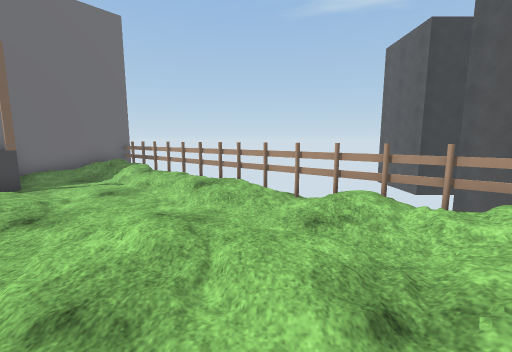
View 1 (above)

15 first-person views from a walk through a Unity game level. The camera is 1.4 m above the floor, tilts 8° down and sees 90° across. The floor is counted in squares, 1 m on a side. Each view is taken from the middle of a square. On the plan, view 1 faces up. The plan holds only what a view shows up to about 13 squares ahead; the rest is blank. The place goes on beyond the plan. The player character is not drawn. Some surface patterns are stand-ins.

View 2
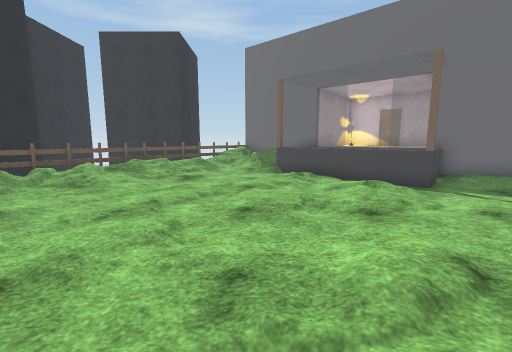

View 3
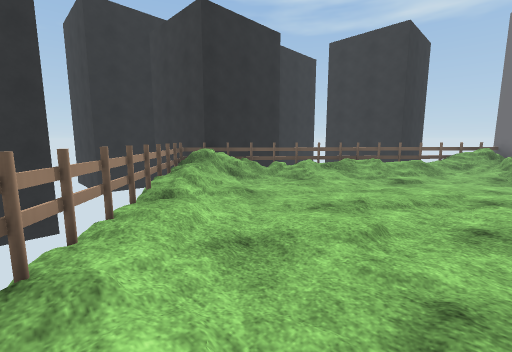

View 4
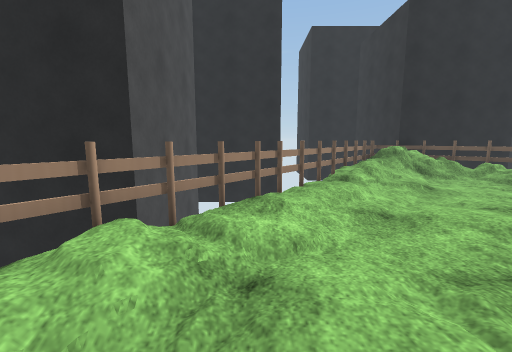

View 5
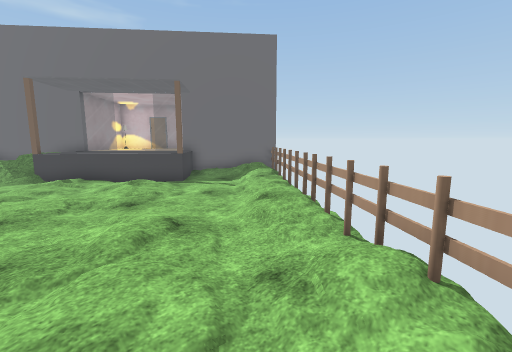

View 6
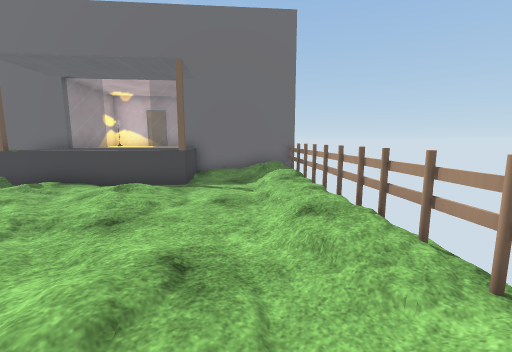

View 7
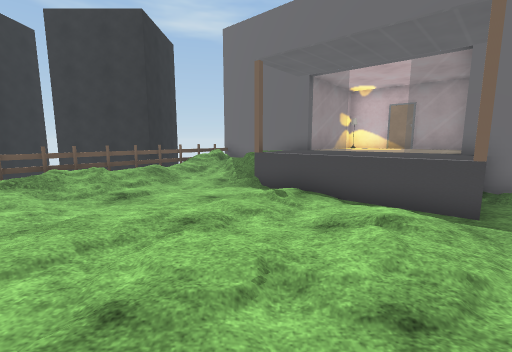

View 8
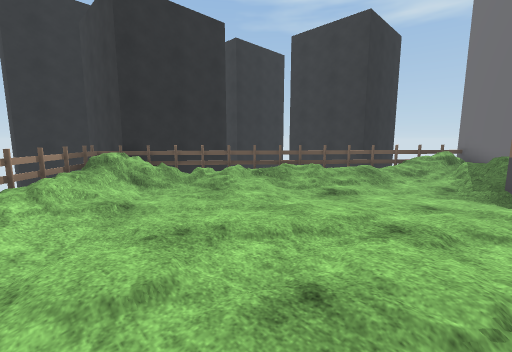

View 9
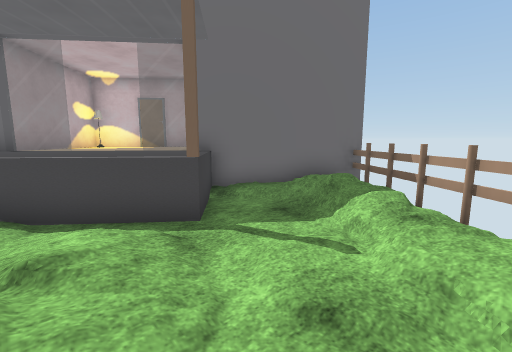

View 10
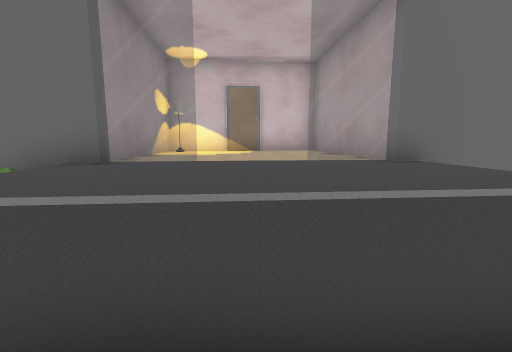

View 11
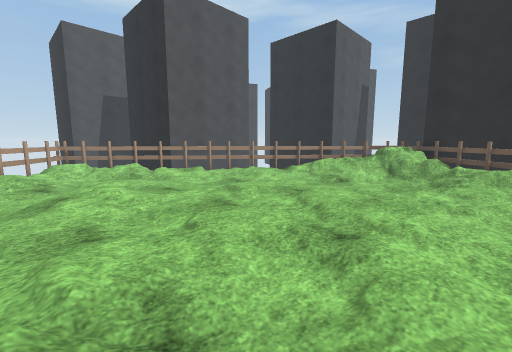

View 12
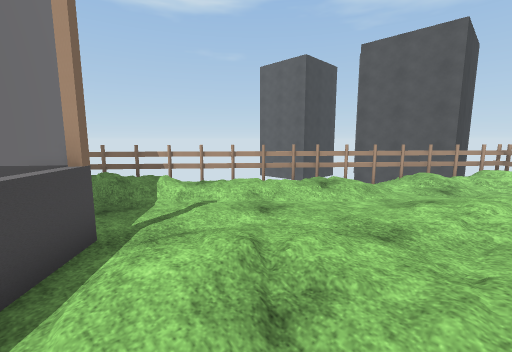

View 13
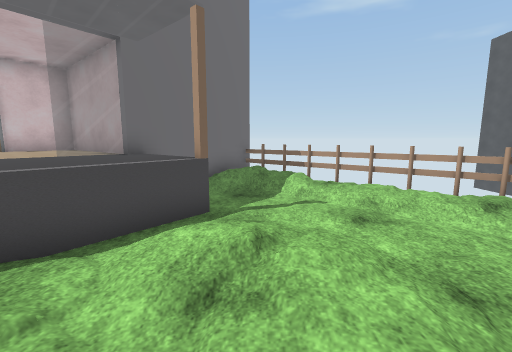

View 14
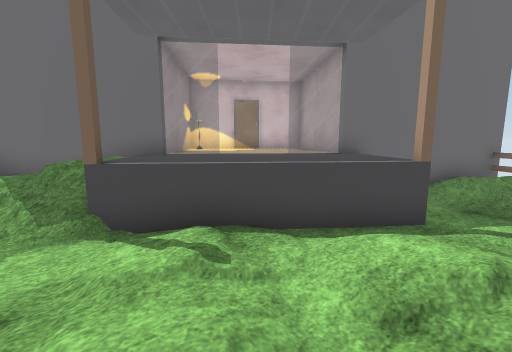

View 15
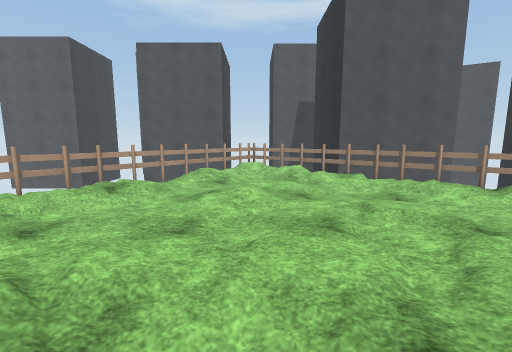

### Floor plan
Key: @ floor where view 1 was taken; # wall or solid block; . main floor; : floor 0.25 m higher than the main floor; + floor 0.5 m higher than the main floor; * floor 1 m higher than the main floor; / step, stairs or slope; = window, fence, low wall or low ledge; O other object.
Columns run from 15 left of view 1 to 5 right of it. Each row starts with its distance up from view 1.
 12  ###   ####
 11  #=## ##O#OO
 10 ##*####///+:O
  9 #****##...//OO#
  8 #***##*=...//:O#
  7 ##*=****.....::O#
  6  ###**##///.../ OO
  5  ##=**=../:...../:O
  4  ##=*=:/./:..:././OO
  3 ##==#././/:/./::../OO
  2 #+/:......:...././/O
  1 #//.....:......./=O
  0   O//....:..:..@:O#
 -1   O++//........:O###
 -2    OO /......//O#
 -3     ==O::..///OO
 -4      =# :..//#O
 -5       =OOO=O=O
 -6        #O=*#O
 -7        ##OOO=

Positions as (right, up) in squares from view 1, and headings:
1: (0, 0), facing up
2: (1, 2), facing left
3: (1, 2), facing down-left
4: (1, 4), facing down
5: (3, 2), facing up-left
6: (1, 3), facing up-left
7: (-2, 3), facing left
8: (-2, 3), facing down-left
9: (-3, 5), facing up-left
10: (-8, 4), facing up-left
11: (-8, 5), facing down-right
12: (-8, 3), facing up-right
13: (-6, 2), facing up
14: (-6, 2), facing up-left
15: (-8, 3), facing right
